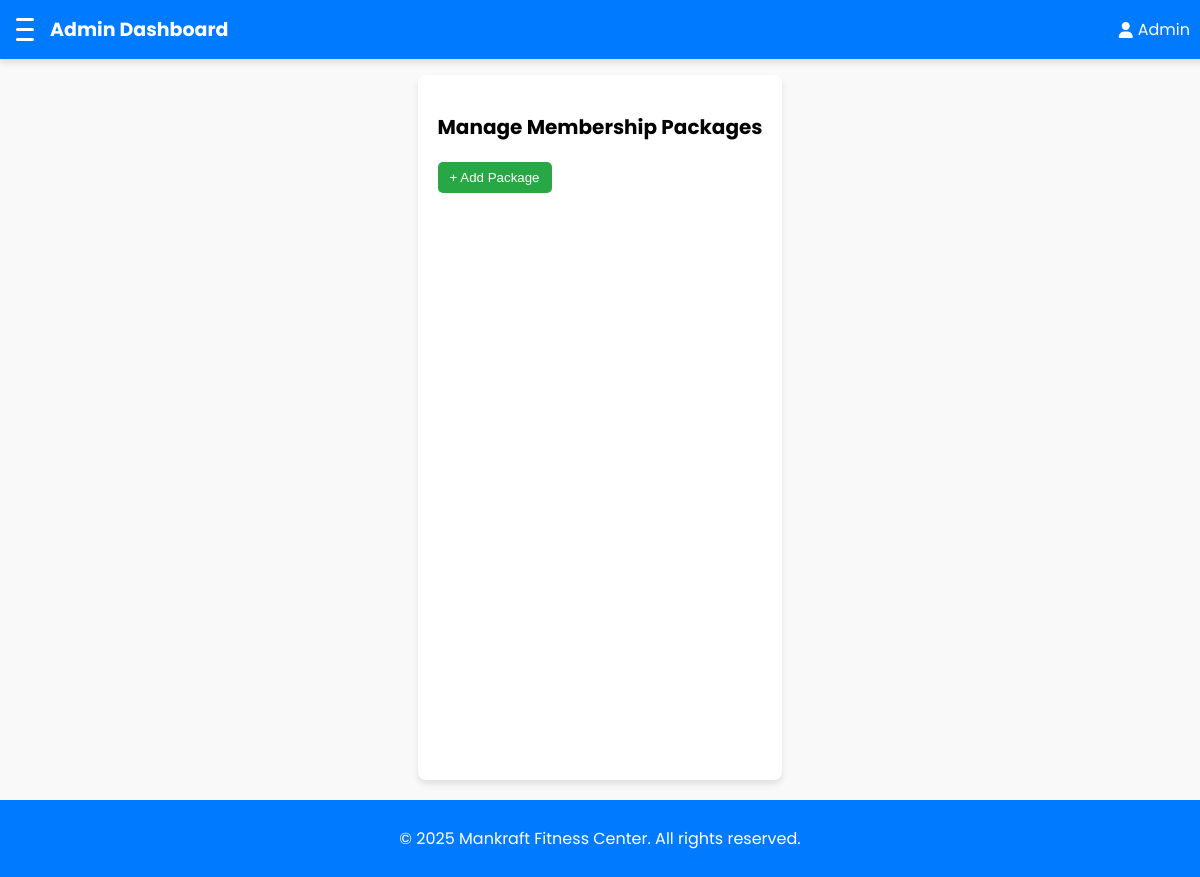
Page /admin/manage_package.php (signed in) on the earlier database version.
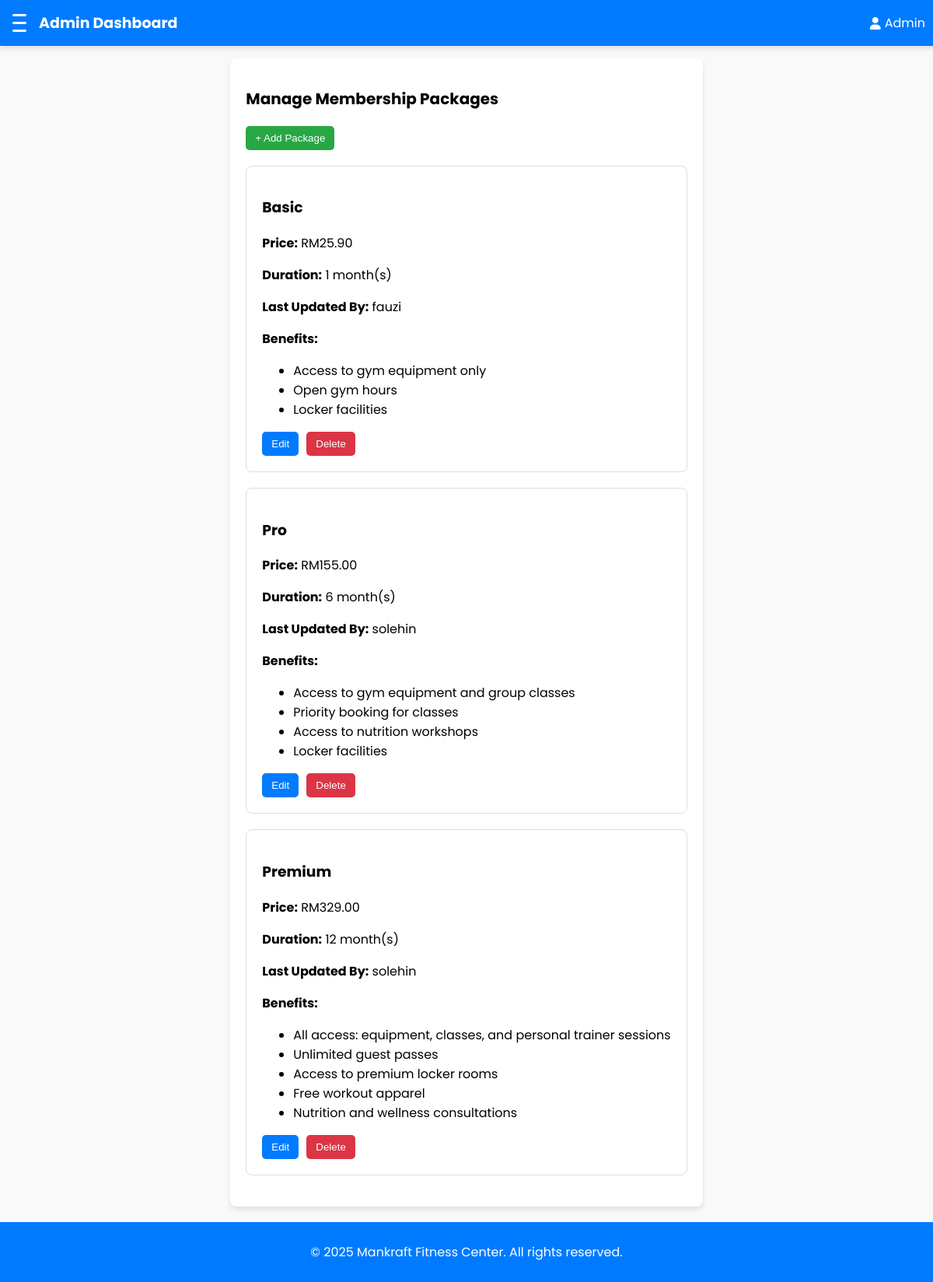
Same page on the later database version.
### tables this page shows
CREATE TABLE `packages` (
  `id` int(11) NOT NULL,
  `admin_id` int(11) NOT NULL,
  `name` varchar(255) NOT NULL,
  `price` decimal(10,2) NOT NULL,
  `duration` int(11) NOT NULL COMMENT 'Duration in months',
  `created_at` timestamp NOT NULL DEFAULT current_timestamp()
);

### admin/manage_package.php (the view, shortened to what this page needs)
<?php
include '../includes/db.php';
$packageDescriptions = [
    'Basic' => [
        'Access to gym equipment only',
        'Open gym hours',
        'Locker facilities'
    ],
    'Pro' => [
        'Access to gym equipment and group classes',
        'Priority booking for classes',
        'Access to nutrition workshops',
        'Locker facilities'
    ],
    'Premium' => [
        'All access: equipment, classes, and personal trainer sessions',
        'Unlimited guest passes',
        'Access to premium locker rooms',
        'Free workout apparel',
        'Nutrition and wellness consultations'
    ]
];
$packages = $conn->query("
    SELECT packages.*, admins.username AS admin_name
    FROM packages
    JOIN admins ON packages.admin_id = admins.id
")->fetch_all(MYSQLI_ASSOC);
?>
<!DOCTYPE html>
<html lang="en">
<head>
    <link rel="stylesheet" href="../css/admin.css">
    <link rel="stylesheet" href="https://cdnjs.cloudflare.com/ajax/libs/font-awesome/6.0.0/css/all.min.css">
</head>
<body>
<header>
    <nav class="navbar">
        <div class="navbar-left">
            <button class="hamburger" id="hamburger-menu">
                <span class="bar"></span>
                <span class="bar"></span>
                <span class="bar"></span>
            </button>
            <a href="dashboard.php" class="logo">Admin Dashboard</a>
        </div>
        <div class="profile">
            <a href="#"><i class="fas fa-user"></i> Admin</a>
        </div>
    </nav>
</header>
<div class="dashboard-container">
    <br>
    <div class="container_package">
        <h2>Manage Membership Packages</h2>
        <button class="btn btn-add" onclick="showForm()">+ Add Package</button>
        <?php foreach ($packages as $package): ?>
            <div class="package">
                <h3><?php echo htmlspecialchars($package['name']); ?></h3>
                <p><strong>Price:</strong> RM<?php echo number_format($package['price'], 2); ?></p>
                <p><strong>Duration:</strong> <?php echo $package['duration']; ?> month(s)</p>
                <p><strong>Last Updated By:</strong> <?php echo htmlspecialchars($package['admin_name']); ?></p>
                <p><strong>Benefits:</strong></p>
                <ul>
                    <?php foreach ($packageDescriptions[$package['name']] as $benefit): ?>
                        <li><?php echo htmlspecialchars($benefit); ?></li>
                    <?php endforeach; ?>
                </ul>
                <div class="actions">
                    <button class="btn btn-edit" onclick="showForm(<?php echo htmlspecialchars(json_encode($package)); ?>)">Edit</button>
                    <button class="btn btn-delete" onclick="showDeletePopup(<?php echo $package['id']; ?>)">Delete</button>
                </div>
            </div>
        <?php endforeach; ?>
    </div>
</div>
<?php include '../includes/footer.php'; ?>
</body>
</html>

Differences in the rows shown:
added packages: name "Basic", price "25.90", duration "1", admin.username "fauzi", name "Access to gym equipment only", name "Open gym hours", name "Locker facilities"
added packages: name "Pro", price "155.00", duration "6", admin.username "solehin", name "Access to gym equipment and group classes", name "Priority booking for classes", name "Access to nutrition workshops", name "Locker facilities"
added packages: name "Premium", price "329.00", duration "12", admin.username "solehin", name "All access: equipment, classes, and personal trainer sessions", name "Unlimited guest passes", name "Access to premium locker rooms", name "Free workout apparel", name "Nutrition and wellness consultations"
